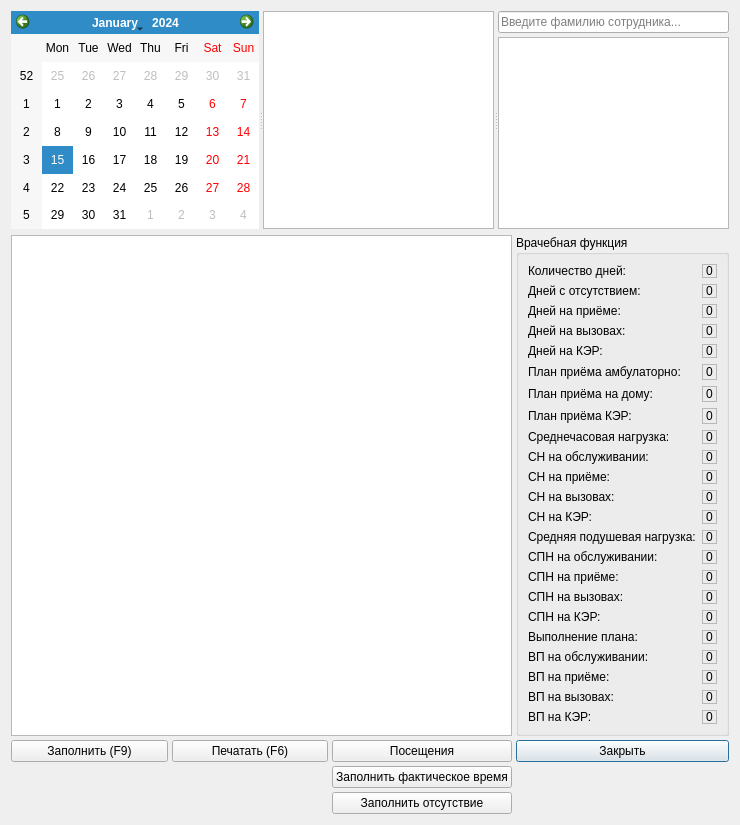
<?xml version="1.0" encoding="UTF-8"?>
<ui version="4.0">
 <class>TimelineDialog</class>
 <widget class="QDialog" name="TimelineDialog">
  <property name="geometry">
   <rect>
    <x>0</x>
    <y>0</y>
    <width>740</width>
    <height>816</height>
   </rect>
  </property>
  <property name="windowTitle">
   <string>График</string>
  </property>
  <layout class="QGridLayout" name="gridLayout_3">
   <item row="0" column="0">
    <widget class="QSplitter" name="splitter">
     <property name="sizePolicy">
      <sizepolicy hsizetype="Expanding" vsizetype="Fixed">
       <horstretch>0</horstretch>
       <verstretch>0</verstretch>
      </sizepolicy>
     </property>
     <property name="orientation">
      <enum>Qt::Horizontal</enum>
     </property>
     <property name="childrenCollapsible">
      <bool>false</bool>
     </property>
     <widget class="CCalendarWidget" name="calendar">
      <property name="sizePolicy">
       <sizepolicy hsizetype="Expanding" vsizetype="Preferred">
        <horstretch>0</horstretch>
        <verstretch>0</verstretch>
       </sizepolicy>
      </property>
      <property name="firstDayOfWeek">
       <enum>Qt::Monday</enum>
      </property>
      <property name="gridVisible">
       <bool>false</bool>
      </property>
     </widget>
     <widget class="QTreeView" name="treeOrgStructure"/>
     <widget class="QWidget" name="verticalLayoutWidget">
      <layout class="QVBoxLayout" name="verticalLayout">
       <property name="spacing">
        <number>4</number>
       </property>
       <item>
        <widget class="QLineEdit" name="edtFilterPersonnel">
         <property name="placeholderText">
          <string>Введите фамилию сотрудника...</string>
         </property>
        </widget>
       </item>
       <item>
        <widget class="CTableView" name="tblPersonnel">
         <property name="selectionBehavior">
          <enum>QAbstractItemView::SelectRows</enum>
         </property>
        </widget>
       </item>
      </layout>
     </widget>
    </widget>
   </item>
   <item row="1" column="0">
    <widget class="QWidget" name="widget" native="true">
     <layout class="QGridLayout" name="gridLayout">
      <property name="leftMargin">
       <number>0</number>
      </property>
      <property name="topMargin">
       <number>0</number>
      </property>
      <property name="rightMargin">
       <number>0</number>
      </property>
      <property name="bottomMargin">
       <number>0</number>
      </property>
      <property name="spacing">
       <number>4</number>
      </property>
      <item row="2" column="3">
       <widget class="QPushButton" name="btnClose">
        <property name="text">
         <string>Закрыть</string>
        </property>
       </widget>
      </item>
      <item row="4" column="2">
       <widget class="QPushButton" name="btnAbsence">
        <property name="text">
         <string>Заполнить отсутствие</string>
        </property>
       </widget>
      </item>
      <item row="0" column="0" rowspan="2" colspan="3">
       <widget class="CTimeTableView" name="tblTimeTable"/>
      </item>
      <item row="2" column="0">
       <widget class="QPushButton" name="btnFill">
        <property name="text">
         <string>Заполнить (F9)</string>
        </property>
       </widget>
      </item>
      <item row="3" column="2">
       <widget class="QPushButton" name="btnFillTime">
        <property name="text">
         <string>Заполнить фактическое время</string>
        </property>
       </widget>
      </item>
      <item row="2" column="1">
       <widget class="QPushButton" name="btnPrint">
        <property name="text">
         <string>Печатать (F6)</string>
        </property>
        <property name="shortcut">
         <string>F6</string>
        </property>
       </widget>
      </item>
      <item row="2" column="2">
       <widget class="QPushButton" name="btnFillVisitsCount">
        <property name="text">
         <string>Посещения</string>
        </property>
       </widget>
      </item>
      <item row="0" column="3" rowspan="2">
       <widget class="QGroupBox" name="groupBox">
        <property name="sizePolicy">
         <sizepolicy hsizetype="Maximum" vsizetype="Preferred">
          <horstretch>0</horstretch>
          <verstretch>0</verstretch>
         </sizepolicy>
        </property>
        <property name="title">
         <string>Врачебная функция</string>
        </property>
        <layout class="QGridLayout" name="gridLayout_2">
         <item row="15" column="0">
          <widget class="QLabel" name="lblAmbLoad">
           <property name="sizePolicy">
            <sizepolicy hsizetype="Preferred" vsizetype="Fixed">
             <horstretch>0</horstretch>
             <verstretch>0</verstretch>
            </sizepolicy>
           </property>
           <property name="minimumSize">
            <size>
             <width>0</width>
             <height>10</height>
            </size>
           </property>
           <property name="text">
            <string>СПН на приёме:</string>
           </property>
          </widget>
         </item>
         <item row="25" column="0">
          <spacer name="verticalSpacer_2">
           <property name="orientation">
            <enum>Qt::Vertical</enum>
           </property>
           <property name="sizeHint" stdset="0">
            <size>
             <width>20</width>
             <height>37</height>
            </size>
           </property>
          </spacer>
         </item>
         <item row="14" column="1">
          <widget class="QLabel" name="lblServLoadValue">
           <property name="sizePolicy">
            <sizepolicy hsizetype="Preferred" vsizetype="Fixed">
             <horstretch>0</horstretch>
             <verstretch>0</verstretch>
            </sizepolicy>
           </property>
           <property name="minimumSize">
            <size>
             <width>0</width>
             <height>14</height>
            </size>
           </property>
           <property name="frameShape">
            <enum>QFrame::StyledPanel</enum>
           </property>
           <property name="frameShadow">
            <enum>QFrame::Sunken</enum>
           </property>
           <property name="text">
            <string>0</string>
           </property>
          </widget>
         </item>
         <item row="2" column="0">
          <widget class="QLabel" name="lblAmbDays">
           <property name="sizePolicy">
            <sizepolicy hsizetype="Preferred" vsizetype="Fixed">
             <horstretch>0</horstretch>
             <verstretch>0</verstretch>
            </sizepolicy>
           </property>
           <property name="minimumSize">
            <size>
             <width>0</width>
             <height>10</height>
            </size>
           </property>
           <property name="text">
            <string>Дней на приёме:</string>
           </property>
          </widget>
         </item>
         <item row="2" column="1">
          <widget class="QLabel" name="lblAmbDaysValue">
           <property name="sizePolicy">
            <sizepolicy hsizetype="Preferred" vsizetype="Fixed">
             <horstretch>0</horstretch>
             <verstretch>0</verstretch>
            </sizepolicy>
           </property>
           <property name="minimumSize">
            <size>
             <width>0</width>
             <height>14</height>
            </size>
           </property>
           <property name="frameShape">
            <enum>QFrame::StyledPanel</enum>
           </property>
           <property name="frameShadow">
            <enum>QFrame::Sunken</enum>
           </property>
           <property name="text">
            <string>0</string>
           </property>
          </widget>
         </item>
         <item row="11" column="0">
          <widget class="QLabel" name="lblHomeHourLoad">
           <property name="sizePolicy">
            <sizepolicy hsizetype="Preferred" vsizetype="Fixed">
             <horstretch>0</horstretch>
             <verstretch>0</verstretch>
            </sizepolicy>
           </property>
           <property name="minimumSize">
            <size>
             <width>0</width>
             <height>10</height>
            </size>
           </property>
           <property name="text">
            <string>СН на вызовах:</string>
           </property>
          </widget>
         </item>
         <item row="11" column="1">
          <widget class="QLabel" name="lblHomeHourLoadValue">
           <property name="sizePolicy">
            <sizepolicy hsizetype="Preferred" vsizetype="Fixed">
             <horstretch>0</horstretch>
             <verstretch>0</verstretch>
            </sizepolicy>
           </property>
           <property name="minimumSize">
            <size>
             <width>0</width>
             <height>14</height>
            </size>
           </property>
           <property name="frameShape">
            <enum>QFrame::StyledPanel</enum>
           </property>
           <property name="frameShadow">
            <enum>QFrame::Sunken</enum>
           </property>
           <property name="text">
            <string>0</string>
           </property>
          </widget>
         </item>
         <item row="19" column="1">
          <widget class="QLabel" name="lblServExecValue">
           <property name="sizePolicy">
            <sizepolicy hsizetype="Preferred" vsizetype="Fixed">
             <horstretch>0</horstretch>
             <verstretch>0</verstretch>
            </sizepolicy>
           </property>
           <property name="minimumSize">
            <size>
             <width>0</width>
             <height>14</height>
            </size>
           </property>
           <property name="frameShape">
            <enum>QFrame::StyledPanel</enum>
           </property>
           <property name="frameShadow">
            <enum>QFrame::Sunken</enum>
           </property>
           <property name="text">
            <string>0</string>
           </property>
          </widget>
         </item>
         <item row="13" column="0">
          <widget class="QLabel" name="lblLoad">
           <property name="sizePolicy">
            <sizepolicy hsizetype="Preferred" vsizetype="Fixed">
             <horstretch>0</horstretch>
             <verstretch>0</verstretch>
            </sizepolicy>
           </property>
           <property name="minimumSize">
            <size>
             <width>0</width>
             <height>10</height>
            </size>
           </property>
           <property name="text">
            <string>Средняя подушевая нагрузка:</string>
           </property>
          </widget>
         </item>
         <item row="1" column="0">
          <widget class="QLabel" name="lblAbsenceDays">
           <property name="sizePolicy">
            <sizepolicy hsizetype="Preferred" vsizetype="Fixed">
             <horstretch>0</horstretch>
             <verstretch>0</verstretch>
            </sizepolicy>
           </property>
           <property name="minimumSize">
            <size>
             <width>0</width>
             <height>10</height>
            </size>
           </property>
           <property name="text">
            <string>Дней с отсутствием:</string>
           </property>
          </widget>
         </item>
         <item row="4" column="0">
          <widget class="QLabel" name="lblExpDays">
           <property name="sizePolicy">
            <sizepolicy hsizetype="Preferred" vsizetype="Fixed">
             <horstretch>0</horstretch>
             <verstretch>0</verstretch>
            </sizepolicy>
           </property>
           <property name="minimumSize">
            <size>
             <width>0</width>
             <height>10</height>
            </size>
           </property>
           <property name="text">
            <string>Дней на КЭР:</string>
           </property>
          </widget>
         </item>
         <item row="8" column="0">
          <widget class="QLabel" name="lblHourLoad">
           <property name="sizePolicy">
            <sizepolicy hsizetype="Preferred" vsizetype="Fixed">
             <horstretch>0</horstretch>
             <verstretch>0</verstretch>
            </sizepolicy>
           </property>
           <property name="minimumSize">
            <size>
             <width>0</width>
             <height>10</height>
            </size>
           </property>
           <property name="text">
            <string>Среднечасовая нагрузка:</string>
           </property>
          </widget>
         </item>
         <item row="9" column="0">
          <widget class="QLabel" name="lblServHourLoad">
           <property name="sizePolicy">
            <sizepolicy hsizetype="Preferred" vsizetype="Fixed">
             <horstretch>0</horstretch>
             <verstretch>0</verstretch>
            </sizepolicy>
           </property>
           <property name="minimumSize">
            <size>
             <width>0</width>
             <height>10</height>
            </size>
           </property>
           <property name="text">
            <string>СН на обслуживании:</string>
           </property>
          </widget>
         </item>
         <item row="10" column="1">
          <widget class="QLabel" name="lblAmbHourLoadValue">
           <property name="sizePolicy">
            <sizepolicy hsizetype="Preferred" vsizetype="Fixed">
             <horstretch>0</horstretch>
             <verstretch>0</verstretch>
            </sizepolicy>
           </property>
           <property name="minimumSize">
            <size>
             <width>0</width>
             <height>14</height>
            </size>
           </property>
           <property name="frameShape">
            <enum>QFrame::StyledPanel</enum>
           </property>
           <property name="frameShadow">
            <enum>QFrame::Sunken</enum>
           </property>
           <property name="text">
            <string>0</string>
           </property>
          </widget>
         </item>
         <item row="15" column="1">
          <widget class="QLabel" name="lblAmbLoadValue">
           <property name="sizePolicy">
            <sizepolicy hsizetype="Preferred" vsizetype="Fixed">
             <horstretch>0</horstretch>
             <verstretch>0</verstretch>
            </sizepolicy>
           </property>
           <property name="minimumSize">
            <size>
             <width>0</width>
             <height>14</height>
            </size>
           </property>
           <property name="frameShape">
            <enum>QFrame::StyledPanel</enum>
           </property>
           <property name="frameShadow">
            <enum>QFrame::Sunken</enum>
           </property>
           <property name="text">
            <string>0</string>
           </property>
          </widget>
         </item>
         <item row="3" column="0">
          <widget class="QLabel" name="lblHomeDays">
           <property name="sizePolicy">
            <sizepolicy hsizetype="Preferred" vsizetype="Fixed">
             <horstretch>0</horstretch>
             <verstretch>0</verstretch>
            </sizepolicy>
           </property>
           <property name="minimumSize">
            <size>
             <width>0</width>
             <height>10</height>
            </size>
           </property>
           <property name="text">
            <string>Дней на вызовах:</string>
           </property>
          </widget>
         </item>
         <item row="8" column="1">
          <widget class="QLabel" name="lblHourLoadValue">
           <property name="sizePolicy">
            <sizepolicy hsizetype="Preferred" vsizetype="Fixed">
             <horstretch>0</horstretch>
             <verstretch>0</verstretch>
            </sizepolicy>
           </property>
           <property name="minimumSize">
            <size>
             <width>0</width>
             <height>14</height>
            </size>
           </property>
           <property name="frameShape">
            <enum>QFrame::StyledPanel</enum>
           </property>
           <property name="frameShadow">
            <enum>QFrame::Sunken</enum>
           </property>
           <property name="text">
            <string>0</string>
           </property>
          </widget>
         </item>
         <item row="4" column="1">
          <widget class="QLabel" name="lblExpDaysValue">
           <property name="sizePolicy">
            <sizepolicy hsizetype="Preferred" vsizetype="Fixed">
             <horstretch>0</horstretch>
             <verstretch>0</verstretch>
            </sizepolicy>
           </property>
           <property name="minimumSize">
            <size>
             <width>0</width>
             <height>14</height>
            </size>
           </property>
           <property name="frameShape">
            <enum>QFrame::StyledPanel</enum>
           </property>
           <property name="frameShadow">
            <enum>QFrame::Sunken</enum>
           </property>
           <property name="text">
            <string>0</string>
           </property>
          </widget>
         </item>
         <item row="12" column="1">
          <widget class="QLabel" name="lblExpHourLoadValue">
           <property name="sizePolicy">
            <sizepolicy hsizetype="Preferred" vsizetype="Fixed">
             <horstretch>0</horstretch>
             <verstretch>0</verstretch>
            </sizepolicy>
           </property>
           <property name="minimumSize">
            <size>
             <width>0</width>
             <height>14</height>
            </size>
           </property>
           <property name="frameShape">
            <enum>QFrame::StyledPanel</enum>
           </property>
           <property name="frameShadow">
            <enum>QFrame::Sunken</enum>
           </property>
           <property name="text">
            <string>0</string>
           </property>
          </widget>
         </item>
         <item row="22" column="1">
          <widget class="QLabel" name="lblExpExecValue">
           <property name="sizePolicy">
            <sizepolicy hsizetype="Preferred" vsizetype="Fixed">
             <horstretch>0</horstretch>
             <verstretch>0</verstretch>
            </sizepolicy>
           </property>
           <property name="minimumSize">
            <size>
             <width>0</width>
             <height>14</height>
            </size>
           </property>
           <property name="frameShape">
            <enum>QFrame::StyledPanel</enum>
           </property>
           <property name="frameShadow">
            <enum>QFrame::Sunken</enum>
           </property>
           <property name="text">
            <string>0</string>
           </property>
          </widget>
         </item>
         <item row="9" column="1">
          <widget class="QLabel" name="lblServHourLoadValue">
           <property name="sizePolicy">
            <sizepolicy hsizetype="Preferred" vsizetype="Fixed">
             <horstretch>0</horstretch>
             <verstretch>0</verstretch>
            </sizepolicy>
           </property>
           <property name="minimumSize">
            <size>
             <width>0</width>
             <height>14</height>
            </size>
           </property>
           <property name="frameShape">
            <enum>QFrame::StyledPanel</enum>
           </property>
           <property name="frameShadow">
            <enum>QFrame::Sunken</enum>
           </property>
           <property name="text">
            <string>0</string>
           </property>
          </widget>
         </item>
         <item row="20" column="1">
          <widget class="QLabel" name="lblAmbExecValue">
           <property name="sizePolicy">
            <sizepolicy hsizetype="Preferred" vsizetype="Fixed">
             <horstretch>0</horstretch>
             <verstretch>0</verstretch>
            </sizepolicy>
           </property>
           <property name="minimumSize">
            <size>
             <width>0</width>
             <height>14</height>
            </size>
           </property>
           <property name="frameShape">
            <enum>QFrame::StyledPanel</enum>
           </property>
           <property name="frameShadow">
            <enum>QFrame::Sunken</enum>
           </property>
           <property name="text">
            <string>0</string>
           </property>
          </widget>
         </item>
         <item row="21" column="0">
          <widget class="QLabel" name="lblHomeExec">
           <property name="sizePolicy">
            <sizepolicy hsizetype="Preferred" vsizetype="Fixed">
             <horstretch>0</horstretch>
             <verstretch>0</verstretch>
            </sizepolicy>
           </property>
           <property name="minimumSize">
            <size>
             <width>0</width>
             <height>10</height>
            </size>
           </property>
           <property name="text">
            <string>ВП на вызовах:</string>
           </property>
          </widget>
         </item>
         <item row="13" column="1">
          <widget class="QLabel" name="lblLoadValue">
           <property name="sizePolicy">
            <sizepolicy hsizetype="Preferred" vsizetype="Fixed">
             <horstretch>0</horstretch>
             <verstretch>0</verstretch>
            </sizepolicy>
           </property>
           <property name="minimumSize">
            <size>
             <width>0</width>
             <height>14</height>
            </size>
           </property>
           <property name="frameShape">
            <enum>QFrame::StyledPanel</enum>
           </property>
           <property name="frameShadow">
            <enum>QFrame::Sunken</enum>
           </property>
           <property name="text">
            <string>0</string>
           </property>
          </widget>
         </item>
         <item row="18" column="1">
          <widget class="QLabel" name="lblExecValue">
           <property name="sizePolicy">
            <sizepolicy hsizetype="Preferred" vsizetype="Fixed">
             <horstretch>0</horstretch>
             <verstretch>0</verstretch>
            </sizepolicy>
           </property>
           <property name="minimumSize">
            <size>
             <width>0</width>
             <height>14</height>
            </size>
           </property>
           <property name="frameShape">
            <enum>QFrame::StyledPanel</enum>
           </property>
           <property name="frameShadow">
            <enum>QFrame::Sunken</enum>
           </property>
           <property name="text">
            <string>0</string>
           </property>
          </widget>
         </item>
         <item row="19" column="0">
          <widget class="QLabel" name="lblServExec">
           <property name="sizePolicy">
            <sizepolicy hsizetype="Preferred" vsizetype="Fixed">
             <horstretch>0</horstretch>
             <verstretch>0</verstretch>
            </sizepolicy>
           </property>
           <property name="minimumSize">
            <size>
             <width>0</width>
             <height>10</height>
            </size>
           </property>
           <property name="text">
            <string>ВП на обслуживании:</string>
           </property>
          </widget>
         </item>
         <item row="14" column="0">
          <widget class="QLabel" name="lblServLoad">
           <property name="sizePolicy">
            <sizepolicy hsizetype="Preferred" vsizetype="Fixed">
             <horstretch>0</horstretch>
             <verstretch>0</verstretch>
            </sizepolicy>
           </property>
           <property name="minimumSize">
            <size>
             <width>0</width>
             <height>10</height>
            </size>
           </property>
           <property name="text">
            <string>СПН на обслуживании:</string>
           </property>
          </widget>
         </item>
         <item row="12" column="0">
          <widget class="QLabel" name="lblExpHourLoad">
           <property name="sizePolicy">
            <sizepolicy hsizetype="Preferred" vsizetype="Fixed">
             <horstretch>0</horstretch>
             <verstretch>0</verstretch>
            </sizepolicy>
           </property>
           <property name="minimumSize">
            <size>
             <width>0</width>
             <height>10</height>
            </size>
           </property>
           <property name="text">
            <string>СН на КЭР:</string>
           </property>
          </widget>
         </item>
         <item row="20" column="0">
          <widget class="QLabel" name="lblAmbExec">
           <property name="sizePolicy">
            <sizepolicy hsizetype="Preferred" vsizetype="Fixed">
             <horstretch>0</horstretch>
             <verstretch>0</verstretch>
            </sizepolicy>
           </property>
           <property name="minimumSize">
            <size>
             <width>0</width>
             <height>10</height>
            </size>
           </property>
           <property name="text">
            <string>ВП на приёме:</string>
           </property>
          </widget>
         </item>
         <item row="0" column="1">
          <widget class="QLabel" name="lblNumDaysValue">
           <property name="sizePolicy">
            <sizepolicy hsizetype="Preferred" vsizetype="Fixed">
             <horstretch>0</horstretch>
             <verstretch>0</verstretch>
            </sizepolicy>
           </property>
           <property name="minimumSize">
            <size>
             <width>0</width>
             <height>14</height>
            </size>
           </property>
           <property name="frameShape">
            <enum>QFrame::StyledPanel</enum>
           </property>
           <property name="frameShadow">
            <enum>QFrame::Sunken</enum>
           </property>
           <property name="text">
            <string>0</string>
           </property>
          </widget>
         </item>
         <item row="0" column="0">
          <widget class="QLabel" name="lblNumDays">
           <property name="sizePolicy">
            <sizepolicy hsizetype="Preferred" vsizetype="Fixed">
             <horstretch>0</horstretch>
             <verstretch>0</verstretch>
            </sizepolicy>
           </property>
           <property name="minimumSize">
            <size>
             <width>0</width>
             <height>10</height>
            </size>
           </property>
           <property name="text">
            <string>Количество дней:</string>
           </property>
          </widget>
         </item>
         <item row="16" column="0">
          <widget class="QLabel" name="lblHomeLoad">
           <property name="sizePolicy">
            <sizepolicy hsizetype="Preferred" vsizetype="Fixed">
             <horstretch>0</horstretch>
             <verstretch>0</verstretch>
            </sizepolicy>
           </property>
           <property name="minimumSize">
            <size>
             <width>0</width>
             <height>10</height>
            </size>
           </property>
           <property name="text">
            <string>СПН на вызовах:</string>
           </property>
          </widget>
         </item>
         <item row="16" column="1">
          <widget class="QLabel" name="lblHomeLoadValue">
           <property name="sizePolicy">
            <sizepolicy hsizetype="Preferred" vsizetype="Fixed">
             <horstretch>0</horstretch>
             <verstretch>0</verstretch>
            </sizepolicy>
           </property>
           <property name="minimumSize">
            <size>
             <width>0</width>
             <height>14</height>
            </size>
           </property>
           <property name="frameShape">
            <enum>QFrame::StyledPanel</enum>
           </property>
           <property name="frameShadow">
            <enum>QFrame::Sunken</enum>
           </property>
           <property name="text">
            <string>0</string>
           </property>
          </widget>
         </item>
         <item row="3" column="1">
          <widget class="QLabel" name="lblHomeDaysValue">
           <property name="sizePolicy">
            <sizepolicy hsizetype="Preferred" vsizetype="Fixed">
             <horstretch>0</horstretch>
             <verstretch>0</verstretch>
            </sizepolicy>
           </property>
           <property name="minimumSize">
            <size>
             <width>0</width>
             <height>14</height>
            </size>
           </property>
           <property name="frameShape">
            <enum>QFrame::StyledPanel</enum>
           </property>
           <property name="frameShadow">
            <enum>QFrame::Sunken</enum>
           </property>
           <property name="text">
            <string>0</string>
           </property>
          </widget>
         </item>
         <item row="21" column="1">
          <widget class="QLabel" name="lblHomeExecValue">
           <property name="sizePolicy">
            <sizepolicy hsizetype="Preferred" vsizetype="Fixed">
             <horstretch>0</horstretch>
             <verstretch>0</verstretch>
            </sizepolicy>
           </property>
           <property name="minimumSize">
            <size>
             <width>0</width>
             <height>14</height>
            </size>
           </property>
           <property name="frameShape">
            <enum>QFrame::StyledPanel</enum>
           </property>
           <property name="frameShadow">
            <enum>QFrame::Sunken</enum>
           </property>
           <property name="text">
            <string>0</string>
           </property>
          </widget>
         </item>
         <item row="22" column="0">
          <widget class="QLabel" name="lblExpExec">
           <property name="sizePolicy">
            <sizepolicy hsizetype="Preferred" vsizetype="Fixed">
             <horstretch>0</horstretch>
             <verstretch>0</verstretch>
            </sizepolicy>
           </property>
           <property name="minimumSize">
            <size>
             <width>0</width>
             <height>10</height>
            </size>
           </property>
           <property name="text">
            <string>ВП на КЭР:</string>
           </property>
          </widget>
         </item>
         <item row="1" column="1">
          <widget class="QLabel" name="lblAbsenceDaysValue">
           <property name="sizePolicy">
            <sizepolicy hsizetype="Preferred" vsizetype="Fixed">
             <horstretch>0</horstretch>
             <verstretch>0</verstretch>
            </sizepolicy>
           </property>
           <property name="minimumSize">
            <size>
             <width>0</width>
             <height>14</height>
            </size>
           </property>
           <property name="frameShape">
            <enum>QFrame::StyledPanel</enum>
           </property>
           <property name="frameShadow">
            <enum>QFrame::Sunken</enum>
           </property>
           <property name="text">
            <string>0</string>
           </property>
          </widget>
         </item>
         <item row="17" column="0">
          <widget class="QLabel" name="lblExpLoad">
           <property name="sizePolicy">
            <sizepolicy hsizetype="Preferred" vsizetype="Fixed">
             <horstretch>0</horstretch>
             <verstretch>0</verstretch>
            </sizepolicy>
           </property>
           <property name="minimumSize">
            <size>
             <width>0</width>
             <height>10</height>
            </size>
           </property>
           <property name="text">
            <string>СПН на КЭР:</string>
           </property>
          </widget>
         </item>
         <item row="17" column="1">
          <widget class="QLabel" name="lblExpLoadValue">
           <property name="sizePolicy">
            <sizepolicy hsizetype="Preferred" vsizetype="Fixed">
             <horstretch>0</horstretch>
             <verstretch>0</verstretch>
            </sizepolicy>
           </property>
           <property name="minimumSize">
            <size>
             <width>0</width>
             <height>14</height>
            </size>
           </property>
           <property name="frameShape">
            <enum>QFrame::StyledPanel</enum>
           </property>
           <property name="frameShadow">
            <enum>QFrame::Sunken</enum>
           </property>
           <property name="text">
            <string>0</string>
           </property>
          </widget>
         </item>
         <item row="18" column="0">
          <widget class="QLabel" name="lblExec">
           <property name="sizePolicy">
            <sizepolicy hsizetype="Preferred" vsizetype="Fixed">
             <horstretch>0</horstretch>
             <verstretch>0</verstretch>
            </sizepolicy>
           </property>
           <property name="minimumSize">
            <size>
             <width>0</width>
             <height>10</height>
            </size>
           </property>
           <property name="text">
            <string>Выполнение плана:</string>
           </property>
          </widget>
         </item>
         <item row="10" column="0">
          <widget class="QLabel" name="lblAmbHourLoad">
           <property name="sizePolicy">
            <sizepolicy hsizetype="Preferred" vsizetype="Fixed">
             <horstretch>0</horstretch>
             <verstretch>0</verstretch>
            </sizepolicy>
           </property>
           <property name="minimumSize">
            <size>
             <width>0</width>
             <height>10</height>
            </size>
           </property>
           <property name="text">
            <string>СН на приёме:</string>
           </property>
          </widget>
         </item>
         <item row="5" column="0">
          <widget class="QLabel" name="lblAmbPlan">
           <property name="text">
            <string>План приёма амбулаторно:</string>
           </property>
          </widget>
         </item>
         <item row="6" column="0">
          <widget class="QLabel" name="lblHomePlan">
           <property name="text">
            <string>План приёма на дому:</string>
           </property>
          </widget>
         </item>
         <item row="5" column="1">
          <widget class="QLabel" name="lblAmbPlanValue">
           <property name="frameShape">
            <enum>QFrame::StyledPanel</enum>
           </property>
           <property name="frameShadow">
            <enum>QFrame::Sunken</enum>
           </property>
           <property name="text">
            <string>0</string>
           </property>
          </widget>
         </item>
         <item row="6" column="1">
          <widget class="QLabel" name="lblHomePlanValue">
           <property name="frameShape">
            <enum>QFrame::StyledPanel</enum>
           </property>
           <property name="frameShadow">
            <enum>QFrame::Sunken</enum>
           </property>
           <property name="text">
            <string>0</string>
           </property>
          </widget>
         </item>
         <item row="7" column="0">
          <widget class="QLabel" name="lblExpPlan">
           <property name="text">
            <string>План приёма КЭР:</string>
           </property>
          </widget>
         </item>
         <item row="7" column="1">
          <widget class="QLabel" name="lblExpPlanValue">
           <property name="frameShape">
            <enum>QFrame::StyledPanel</enum>
           </property>
           <property name="frameShadow">
            <enum>QFrame::Sunken</enum>
           </property>
           <property name="text">
            <string>0</string>
           </property>
          </widget>
         </item>
        </layout>
       </widget>
      </item>
     </layout>
    </widget>
   </item>
  </layout>
 </widget>
 <customwidgets>
  <customwidget>
   <class>CCalendarWidget</class>
   <extends>QCalendarWidget</extends>
   <header>library/CalendarWidget.h</header>
  </customwidget>
  <customwidget>
   <class>CTableView</class>
   <extends>QTableView</extends>
   <header>library/TableView.h</header>
  </customwidget>
  <customwidget>
   <class>CTimeTableView</class>
   <extends>QTableView</extends>
   <header>TimeTable.h</header>
  </customwidget>
 </customwidgets>
 <tabstops>
  <tabstop>calendar</tabstop>
  <tabstop>treeOrgStructure</tabstop>
  <tabstop>tblPersonnel</tabstop>
  <tabstop>btnFill</tabstop>
  <tabstop>btnClose</tabstop>
 </tabstops>
 <resources/>
 <connections>
  <connection>
   <sender>btnClose</sender>
   <signal>clicked()</signal>
   <receiver>TimelineDialog</receiver>
   <slot>accept()</slot>
   <hints>
    <hint type="sourcelabel">
     <x>1015</x>
     <y>668</y>
    </hint>
    <hint type="destinationlabel">
     <x>573</x>
     <y>486</y>
    </hint>
   </hints>
  </connection>
 </connections>
</ui>
